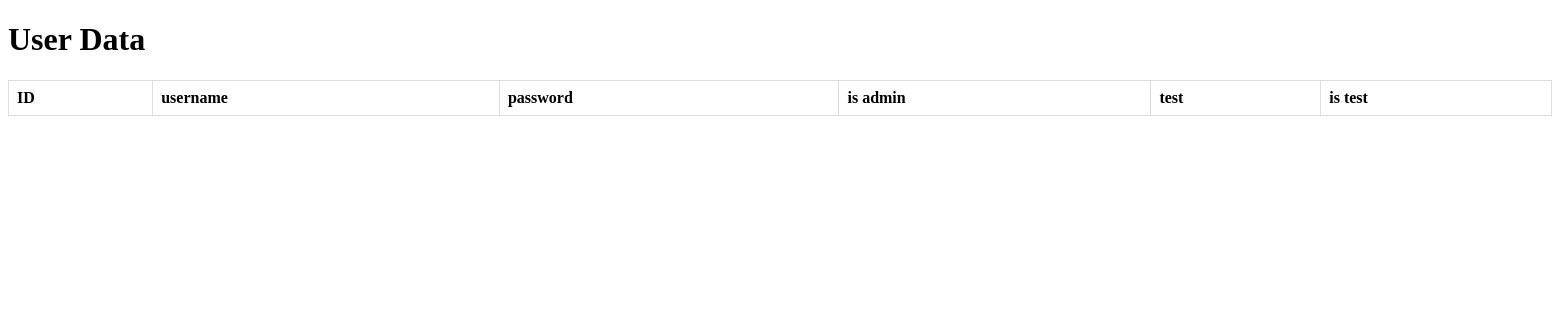
Before: /view_data_users with the older database file.
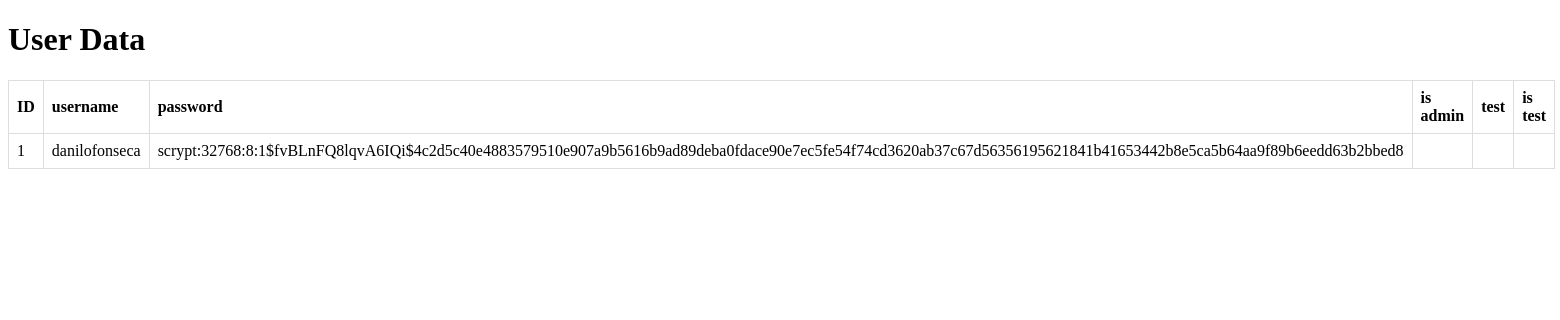
After: the same page with the newer database file.
### tables this page shows
CREATE TABLE user(
    id INTEGER PRIMARY KEY AUTOINCREMENT,
    username TEXT UNIQUE NOT NULL,
    password TEXT NOT NULL
);

### wmgzon/admin_page.py (the view)
@admin_bp.route('/view_data_users')
def view_data_users():
    conn = sqlite3.connect(current_app.config['DATABASE'])
    c = conn.cursor()
    c.execute('SELECT * FROM user')
    data = c.fetchall()
    conn.close()
    return render_template('admin/view_data/view_data_users.html', data=data)

### wmgzon/auth.py (called while the page is built)
@bp.before_app_request
def load_logged_in_user():
    user_id = session.get('user_id')
    if user_id is None:
        g.user = None
    else:
        g.user = get_db().execute(
            'SELECT * FROM user WHERE id = ?', (user_id,)
        ).fetchone()

### wmgzon/templates/admin/view_data/view_data_users.html (shortened to what this page needs)
<!DOCTYPE html>
<html lang="en">
<head>
</head>
<body>
    <h1>User Data</h1>
    <table>
        <thead>
            <tr>
                <th>ID</th>
                <th>username</th>
                <th>password</th>
                <th>is admin</th>
                <th>test</th>
                <th>is test</th>
            </tr>
        </thead>
        <tbody>
            {% for row in data %}
            <tr>
                <td>{{ row[0] }}</td>
                <td>{{ row[1] }}</td>
                <td>{{ row[2] }}</td>
                <td>{{ row[3] }}</td>
                <td>{{ row[4] }}</td>
                <td>{{ row[5] }}</td>
            </tr>
            {% endfor %}
        </tbody>
    </table>
</body>
</html>

Changed rows visible on the page:
added user: id "1", username "danilofonseca", password "scrypt:32768:8:1$fvBLnFQ8lqvA6IQi$4c2d5c40e4883579510e907a9b5616b9ad89deba0fdace90e7ec5fe54f74cd3620ab37c67d56356195621841b41653442b8e5ca5b64aa9f89b6eedd63b2bbed8"
